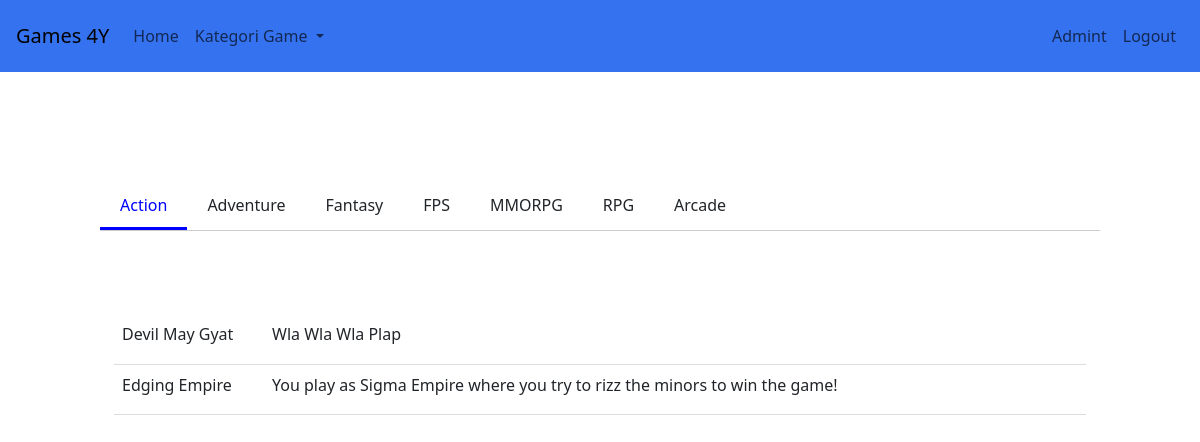
The app's page /ui/game.php (signed in) with its own data.
### tables this page shows
CREATE TABLE `akun` (
  `id` int(11) NOT NULL,
  `email` varchar(255) NOT NULL,
  `passwords` varchar(255) NOT NULL,
  `username` varchar(100) DEFAULT NULL,
  `akses` int(1) DEFAULT 2
);

CREATE TABLE `genre` (
  `genreID` int(11) NOT NULL,
  `nama` varchar(255) NOT NULL
);

CREATE TABLE `game` (
  `gameID` int(11) NOT NULL,
  `genreID` int(11) DEFAULT NULL,
  `platformID` int(11) DEFAULT NULL,
  `nama` varchar(255) NOT NULL,
  `deskripsi` varchar(1000) DEFAULT 'Wutdehel',
  `rating` int(1) DEFAULT 0,
  `komentar` varchar(5000) DEFAULT NULL
);

### db/auth.php (called while the page is built, shortened)
<?php
$userID = isset($_SESSION['userID']) ? $_SESSION['userID'] : null;
if ($userID) {
    $sql = "
        SELECT a.username, a.email
        FROM akun a
        WHERE a.id = ?";
    $stmt = $conn->prepare($sql);
    $stmt->bind_param('i', $userID);
    $stmt->execute();
    $result = $stmt->get_result();
    $user = $result->fetch_assoc();
    $nama = isset($user['username']) ? $user['username'] : '';
} else {
    $user = null;
    $nama = '';
    $email = '';
    $akses = 0;
}
$logon = $user ? 1 : 0;
?>

### ui/game.php (the view, shortened to what this page needs)
<?php
include '../db/koneksi.php';
$platform = isset($_GET['platform']) ? $_GET['platform'] : 'pc';
$selected_genre = isset($_GET['genre']) ? $_GET['genre'] : 'action';
$query_platform = $conn->prepare("SELECT id FROM platform WHERE nama = ?");
$query_platform->bind_param('s', $platform);
$query_platform->execute();
$result_platform = $query_platform->get_result();
if ($result_platform->num_rows > 0) {
    $platform_data = $result_platform->fetch_assoc();
    $platformID = $platform_data['id'];
} else {
    $platformID = 1;
}
$query_genre = "SELECT * FROM genre";
$result_genre = mysqli_query($conn, $query_genre);
$query_game = "SELECT game.gameID , game.nama as game_name, game.deskripsi, genre.nama as genre_name
               FROM game
               JOIN genre ON game.genreID = genre.genreID
               WHERE game.platformID = ? AND genre.nama = ?";
$stmt_game = $conn->prepare($query_game);
$stmt_game->bind_param('is', $platformID, $selected_genre);
$stmt_game->execute();
$result_game = $stmt_game->get_result();
?>
<!DOCTYPE html>
<html>
<head>
    <link rel="stylesheet" href="../css/game.css">
</head>
<body>
    <?php
    include 'navbar.php';
    ?>
    <div class="genre-container">
        <div class="genre-box">
            <?php while($row_genre = mysqli_fetch_assoc($result_genre)) { ?>
                <div class="genre-item <?php echo ($row_genre['nama'] == $selected_genre) ? 'active' : ''; ?>" data-genre="<?php echo $row_genre['nama']; ?>">
                    <?php echo $row_genre['nama']; ?>
                </div>
            <?php } ?>
        </div>
    </div>
    <div class="block top-1">
        <div class="block w-full">
            <div class="game-list">
                <div class="table">
                    <?php if ($result_game->num_rows > 0) { ?>
                        <?php while($row_game = mysqli_fetch_assoc($result_game)) { ?>
                            <div class="table-row" onclick="window.location.href='detail.php?gameID=<?php echo $row_game['gameID']; ?>'">
                                <div class="table-cell game-name table-click"><?php echo $row_game['game_name']; ?></div>
                                <div class="table-cell table-click"><?php echo $row_game['deskripsi']; ?></div>
                            </div>
                        <?php } ?>
                    <?php } else { ?>
                        <div class="table-row">
                            <div class="table-cell" colspan="2">Tidak ada game untuk genre ini.</div>
                        </div>
                    <?php } ?>
                </div>
            </div>
        </div>
    </div>
</body>
</html>

### ui/navbar.php (shortened to what this page needs)
<?php
include '../db/auth.php';
?>
<head>
  <link href="https://cdn.jsdelivr.net/npm/bootstrap@5.3.3/dist/css/bootstrap.min.css" rel="stylesheet">
</head>
<nav class="navbar navbar-expand-md p-3 bg fixed-top">
  <a class="navbar-brand" href="index.php">Games 4Y</a>
  <div class="collapse navbar-collapse" id="navbarsExampleDefault">
    <ul class="navbar-nav mr-auto">
      <li class="nav-item active">
        <a class="nav-link" href="index.php">Home <span class="sr-only"></span></a>
      </li>
      <li class="nav-item dropdown">
        <a class="nav-link dropdown-toggle" href="#" id="kategoriGameDropdown" role="button" data-bs-toggle="dropdown" aria-expanded="false">
          Kategori Game
        </a>
    </div>
      <ul class="navbar-nav ms-auto">
          <?php if($logon === 1): ?>
          <li class="nav-item">
              <a class="nav-link" href="register.html"><?php echo $nama;?></a>
          </li>
          <li class="nav-item">
              <a class="nav-link" href="logout.php">Logout</a>
          </li>
          <?php endif; ?>
        </ul>
</nav>

### css/game.css (style rules this page uses)
html, body { overflow-x: hidden; }
body { min-height: 100vh; display: grid; }
.bg { background-color: #3572EF; }
.genre-container { place-self: center; width: 90%; max-width: 1000px; overflow-x: auto; white-space: nowrap; border-bottom: 1px solid #ccc; margin-bottom: 20px; }
.genre-box { display: flex; }
.genre-item { flex: 0 0 auto; padding: 10px 20px; cursor: pointer; transition: background-color 0.3s, color 0.3s; display: inline-block; }
.genre-item.active { color: blue; border-bottom: 3px solid blue; }
.block { display: block; width: 90%; margin: auto; padding: 0; }
.table { display: table; border-collapse: collapse; }
.w-full { width: 90%; }
.top-1 { margin-top: -10%; }
.table-row { display: table-row; border-bottom: 1px solid #ddd; }
.table-cell { display: table-cell; padding: 8px; vertical-align: top; }
.table-click { cursor: pointer; }
.game-name { width: 150px; height: 50px; }

### records on screen
akun: username "Admint"
genre: nama "Action"
genre: nama "Adventure"
genre: nama "Fantasy"
genre: nama "FPS"
genre: nama "MMORPG"
genre: nama "RPG"
genre: nama "Arcade"
game: nama "Devil May Gyat", deskripsi "Wla Wla Wla Plap"
game: nama "Edging Empire", deskripsi "You play as Sigma Empire where you try to rizz the minors to win the game!"
